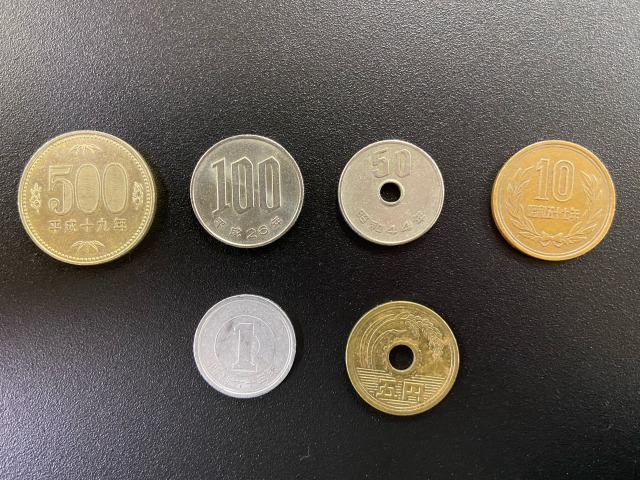
#> input picture coin1_640_480.png, 640 x 480 px
$ python coin_detection.py coin1_640_480.png out.png
#> lines starting #> are read from the running program, lines starting #| are printed output that depends on the picture; after the words box and inside, x2 and y2 are one past the last pixel; in counts of white or black regions, pixels touching at a corner belong together
import argparse
import math
import numpy as np
import statistics

import cv2


def binarize(src_img):
    gray = cv2.cvtColor(src_img, cv2.COLOR_BGR2GRAY)
    gaus = cv2.GaussianBlur(gray, (5, 5), 3)
    bin_img = cv2.adaptiveThreshold(
        gaus, 255, cv2.ADAPTIVE_THRESH_GAUSSIAN_C, cv2.THRESH_BINARY, 41, 2
    )
    return bin_img


def filter_object(bin_img, thresh_w, thresh_h, thresh_area):
    nlabels, labels_img, stats, centroids = cv2.connectedComponentsWithStats(
        bin_img.astype(np.uint8)
    )
    obj_stats_idx = np.where(
        (stats[1:, cv2.CC_STAT_WIDTH] > thresh_w[0])
        & (stats[1:, cv2.CC_STAT_WIDTH] < thresh_w[1])
        & (stats[1:, cv2.CC_STAT_HEIGHT] > thresh_h[0])
        & (stats[1:, cv2.CC_STAT_HEIGHT] < thresh_h[1])
        & (stats[1:, cv2.CC_STAT_AREA] > thresh_area[0])
        & (stats[1:, cv2.CC_STAT_AREA] < thresh_area[1])
    )
    return np.where(np.isin(labels_img - 1, obj_stats_idx), 255, 0).astype(np.uint8)


def find_circle_contours(contours, thresh_area):
    new_cnt = []
    for cnt in contours:
        area = cv2.contourArea(cnt)
        if thresh_area[0] > area or area > thresh_area[1]:
            continue
        (center_x, center_y), radius = cv2.minEnclosingCircle(cnt)
        circle_area = int(radius * radius * np.pi)
        if circle_area <= 0:
            continue
        area_diff = circle_area / area
        if 0.9 > area_diff or area_diff > 1.1:
            continue
        new_cnt.append(cnt)

    return new_cnt


def find_hole_contours(contours, hierarchy):
    hole_cnt = []
    for cnt_idx, cnt in enumerate(contours):
        for hier_idx, info in enumerate(hierarchy[0]):
            if info[3] != cnt_idx:
                continue
            hole_area = cv2.contourArea(contours[hier_idx])
            parent_area = cv2.contourArea(cnt)
            if hole_area < (parent_area * 0.03128) or hole_area > (
                parent_area * 0.05765
            ):
                continue
            (center_x, center_y), radius = cv2.minEnclosingCircle(contours[hier_idx])
            circle_area = int(radius * radius * np.pi)
            if circle_area <= 0:
                continue
            area_diff = circle_area / hole_area
            if 0.8 > area_diff or area_diff > 1.2:
                continue
            hole_cnt.append(contours[hier_idx])

    return hole_cnt


def _get_moments(cnt):
    M = cv2.moments(cnt)
    cx = int(M["m10"] / M["m00"])
    cy = int(M["m01"] / M["m00"])
    return (cx, cy)


def _isinclude_cnt(cnt_1, cnt_2):
    cntM_2 = _get_moments(cnt_2)
    flag = cv2.pointPolygonTest(cnt_1, cntM_2, False)
    if flag >= 0:
        return True
    else:
        return False


def extract_feature(src_img, coin_contours, hole_contours):
    if src_img.shape[2] != 3:
        return
    bgr_img = cv2.split(src_img)
    coins_color = []
    hole_features = []
    coins_area = []
    for i, cnt in enumerate(coin_contours):
        blank_img = np.zeros_like(bgr_img[0])
        coin_img = cv2.drawContours(blank_img, [cnt], -1, 255, -1)
        hole_flag = False
        for hcnt in hole_contours:
            if _isinclude_cnt(cnt, hcnt):
                coin_img = cv2.drawContours(coin_img, [hcnt], -1, 0, -1)
                hole_flag = True

        coin_pixels = np.where(coin_img == 255)

        blue = []
        green = []
        red = []
        for p in zip(coin_pixels[0], coin_pixels[1]):
            blue.append(bgr_img[0][p[0]][p[1]])
            green.append(bgr_img[1][p[0]][p[1]])
            red.append(bgr_img[2][p[0]][p[1]])

        coins_color.append([blue, green, red])
        hole_features.append(hole_flag)
        coins_area.append(math.ceil(cv2.contourArea(cnt)))

    return (coins_color, hole_features, coins_area)


def determine_coin_type(coins_color, hole_features):
    coin_type = []
    for (cc, hf) in zip(coins_color, hole_features):
        b_ave = math.ceil(np.average(cc[0]))
        g_ave = math.ceil(np.average(cc[1]))
        r_ave = math.ceil(np.average(cc[2]))
        b_mode = math.ceil(statistics.mode(cc[0]))
        g_mode = math.ceil(statistics.mode(cc[1]))
        r_mode = math.ceil(statistics.mode(cc[2]))
        rb_ave_diff = r_ave - b_ave
        rg_ave_diff = r_ave - g_ave
        gb_ave_diff = g_ave - b_ave
        rb_mode_diff = r_mode - b_mode
        rg_mode_diff = r_mode - g_mode
        gb_mode_diff = g_mode - b_mode

        guess_type = 0
        if hf is True:
            if (b_ave / r_ave) < 0.6 and (b_ave / r_ave) > 0.4:
                guess_type = 5
            else:
                guess_type = 50
        else:
            if (b_ave / r_ave) < 0.6 and (b_ave / r_ave) > 0.4:
                guess_type = 10
            elif (rb_ave_diff + rg_ave_diff + gb_ave_diff) < 50:
                guess_type = 1
            elif (rb_mode_diff + rg_mode_diff + gb_mode_diff) < 120 or (
                rg_mode_diff - gb_mode_diff
            ) > 70:
                guess_type = 100
            else:
                guess_type = 500

        coin_type.append(guess_type)

    return coin_type


def gamma_correction(src_img, gamma):
    table = (np.arange(256) / 255) ** gamma * 255
    table = np.clip(table, 0, 255).astype(np.uint8)
    return cv2.LUT(src_img, table)


def concat_tile(im_list_2d):
    return cv2.vconcat([cv2.hconcat(im_list_h) for im_list_h in im_list_2d])


def parse_args() -> tuple:
    parser = argparse.ArgumentParser()
    parser.add_argument("IN_IMG", help="Input file")
    parser.add_argument("OUT_IMG", help="Output file")
    args = parser.parse_args()

    return (args.IN_IMG, args.OUT_IMG)


def main() -> None:
    (in_img, out_img) = parse_args()
    src_img = cv2.imread(in_img)
#> src_img is the input picture: shape (480, 640, 3); mean B, G, R 85.7, 94.7, 101.6
    if src_img is None:
        return
    height, width = src_img.shape[:2]
#> height = 480; width = 640
    if (height != 480) or (width != 640):
        src_img = cv2.resize(src_img, (640, 480))
        height, width = src_img.shape[:2]

    bin_img = binarize(src_img)
#> in binarize, `bin_img = cv2.adaptiveThreshold( gaus, 255, cv2.ADAPTIVE_THRESH_GAUSSI..`:
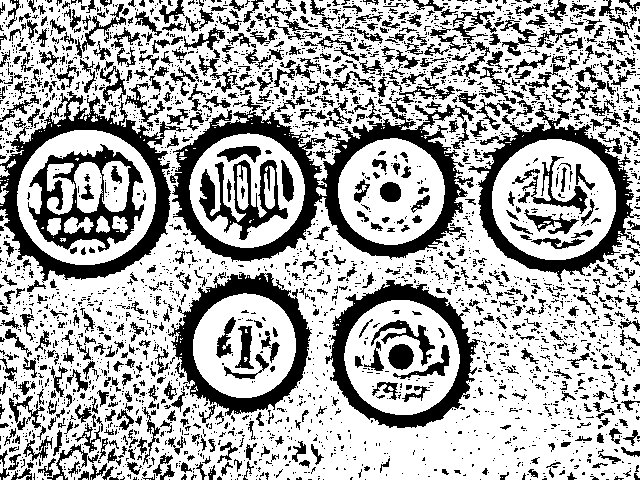
#> bin_img: shape (480, 640); 67% white; 3170 black regions (2508 under 20 px), largest, box (x1, y1, x2, y2) and area: (170, 104, 474, 262) 12620, (0, 91, 187, 283) 7647, (468, 102, 640, 282) 6251

    max_area = math.ceil((width * height) / 2)
#> max_area = 153600
    min_area = math.ceil((width * height) / 100)
#> min_area = 3072
    bin_img = filter_object(
        bin_img, (0, (width / 1.5)), (0, (height / 1.5)), (min_area, max_area)
    )
#> in filter_object, `nlabels, labels_img, stats, centroids = cv2.connectedComponentsWithSta..`:
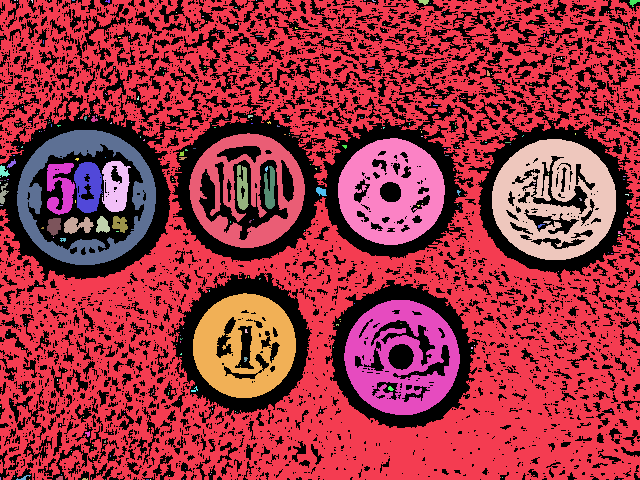
#> labels_img: shape (480, 640) int32; 373 distinct labels, from 0 to 372; one colour per label, 0 black
#> in filter_object, `nlabels, labels_img, stats, centroids = cv2.connectedComponentsWithSta..`: nlabels = 373; stats = 373 rows, first 6: [0, 0, 640, 480, 101269], [0, 0, 640, 480, 155686], [14, 0, 2, 1, 2], [17, 0, 1, 1, 1], [31, 0, 2, 3, 4], [49, 0, 1, 1, 1]; centroids = 373 pairs, first value 0 to 639, second value 0 to 479
#> in filter_object, `obj_stats_idx = np.where( (stats[1:, cv2.CC_STAT_WIDTH] > thresh_w[0])..`: obj_stats_idx = ([170, 173, 186, 187, 275, 276],)
#> in filter_object, `return np.where(np.isin(labels_img - 1, obj_stats_idx), 255, 0).astype..`: returned value: shape (480, 640); 14.5% white; 6 white regions, box (x1, y1, x2, y2) and area: (492, 139, 616, 260) 9366, (344, 300, 460, 415) 7873, (338, 138, 445, 245) 7572, (193, 293, 296, 398) 7083, (17, 130, 156, 265) 6274, (189, 133, 305, 248) 6247
    bin_img = cv2.morphologyEx(
        bin_img,
        cv2.MORPH_CLOSE,
        cv2.getStructuringElement(cv2.MORPH_ELLIPSE, (3, 3)),
        iterations=4,
    )
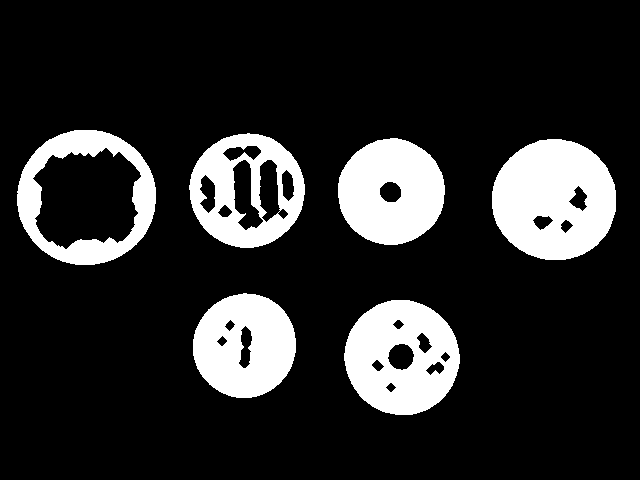
#> bin_img: shape (480, 640); 16.6% white; 6 white regions

    contours, hierarchy = cv2.findContours(
        bin_img, cv2.RETR_TREE, cv2.CHAIN_APPROX_SIMPLE
    )
#> contours = 28 contours; largest, box (x1, y1, x2, y2) and area: (17, 130, 156, 265) 14627, (492, 139, 616, 260) 11686, (344, 300, 460, 415) 10218, (189, 133, 305, 248) 10156, (338, 138, 445, 245) 8769
    coin_contours = find_circle_contours(contours, (min_area, max_area))
#> the loop in find_circle_contours, `for cnt in contours:` made 28 passes
#> area on passes 2, 3, 4, 5, 6, 7, 8, 10, 11, 12, 14, 15: 60, 150.5, 88.5, 60, 541.5, 188, 70, 65.5, 389, 69, 105, 193
#> after the loop in find_circle_contours, `for cnt in contours:`: new_cnt = 6 contours; box (x1, y1, x2, y2) and area: (17, 130, 156, 265) 14627, (492, 139, 616, 260) 11686, (344, 300, 460, 415) 10218, (189, 133, 305, 248) 10156, (338, 138, 445, 245) 8769, (193, 293, 296, 398) 8314
#> coin_contours has the same summary as new_cnt in find_circle_contours
    hole_contours = find_hole_contours(contours, hierarchy)
#> the loop in find_hole_contours, `for cnt_idx, cnt in enumerate(contours):` made 28 passes
#> after the loop in find_hole_contours, `for cnt_idx, cnt in enumerate(contours):`: hole_cnt = 2 contours; box (x1, y1, x2, y2) and area: (387, 343, 415, 371) 542, (379, 181, 402, 203) 364
#> hole_contours has the same summary as hole_cnt in find_hole_contours

    # src_img = gamma_correction(src_img.copy(), 1.1)
    (coins_color, hole_features, coins_area) = extract_feature(
        src_img, coin_contours, hole_contours
    )
#> the loop in extract_feature, `for i, cnt in enumerate(coin_contours):` made 6 passes
#> pass 1, in extract_feature, `coin_img = cv2.drawContours(blank_img, [cnt], -1, 255, -1)`:
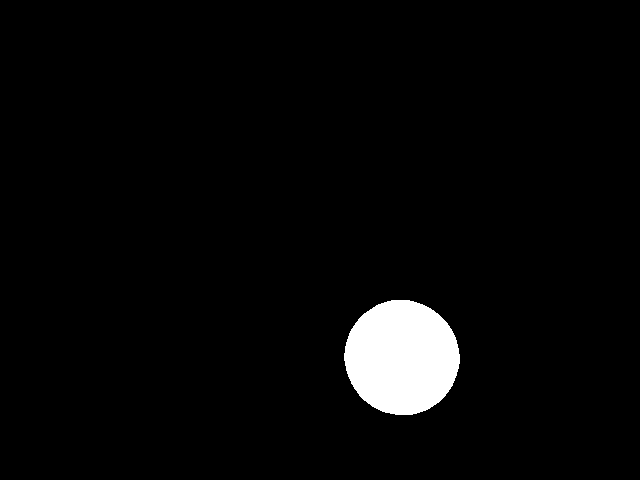
#> coin_img: shape (480, 640); 3.4% white; 1 white region, box (x1, y1, x2, y2) and area: (344, 300, 460, 415) 10380
#> after the loop in extract_feature, `for i, cnt in enumerate(coin_contours):`:
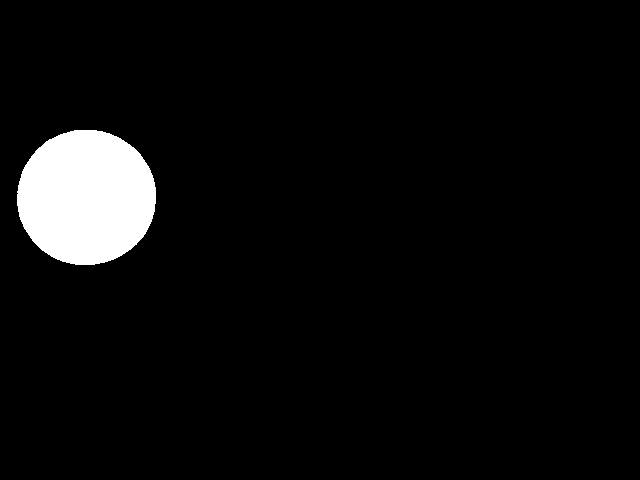
#> blank_img: shape (480, 640); 4.8% white; 1 white region, box (x1, y1, x2, y2) and area: (17, 130, 156, 265) 14822
#> after the loop in extract_feature, `for i, cnt in enumerate(coin_contours):`: coins_area = [10218, 8315, 11687, 8769, 10156, 14627]; coins_color = 6 items; hole_features = [True, False, False, True, False, False]
#> coins_color = 6 items; hole_features = [True, False, False, True, False, False]; coins_area = [10218, 8315, 11687, 8769, 10156, 14627]
    coin_type = determine_coin_type(coins_color, hole_features)
#> the loop in determine_coin_type, `for (cc, hf) in zip(coins_color, hole_features):` made 6 passes
#> (hf, b_ave, g_ave, r_ave, b_mode, g_mode, r_mode, rb_ave_diff) on passes 1 to 6: (True, 89, 145, 170, 80, 137, 160, 81), (False, 196, 195, 199, 192, 191, 191, 3), (False, 107, 178, 219, 102, 174, 220, 112), (True, 154, 181, 197, 152, 181, 201, 43), (False, 131, 151, 159, 111, 141, 142, 28), (False, 129, 179, 202, 131, 178, 191, 73)
#> after the loop in determine_coin_type, `for (cc, hf) in zip(coins_color, hole_features):`: coin_type = [5, 1, 10, 50, 100, 500]
#> coin_type = [5, 1, 10, 50, 100, 500]

    dst_img = src_img.copy()
    for cnt in hole_contours:
        cv2.drawContours(dst_img, [cnt], -1, (255, 0, 0), 2)
#> this loop made 2 passes
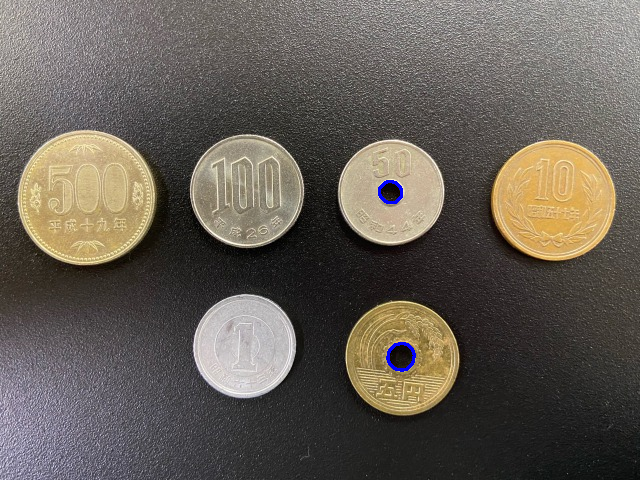
#> dst_img: shape (480, 640, 3); 0.17% of pixels changed, all inside (x1, y1, x2, y2) = (378, 180, 416, 372)
    for (cnt, type) in zip(coin_contours, coin_type):
        cv2.drawContours(dst_img, [cnt], -1, (0, 0, 255), 2)
        cv2.putText(
            dst_img,
            str(type),
            _get_moments(cnt),
            cv2.FONT_HERSHEY_PLAIN,
            2,
            (0, 0, 255),
            2,
            cv2.LINE_AA,
        )
#> this loop made 6 passes
#> (type, cx in _get_moments, cy in _get_moments) on passes 1 to 6: (5, 401, 357), (1, 244, 345), (10, 553, 199), (50, 390, 191), (100, 246, 190), (500, 85, 196)
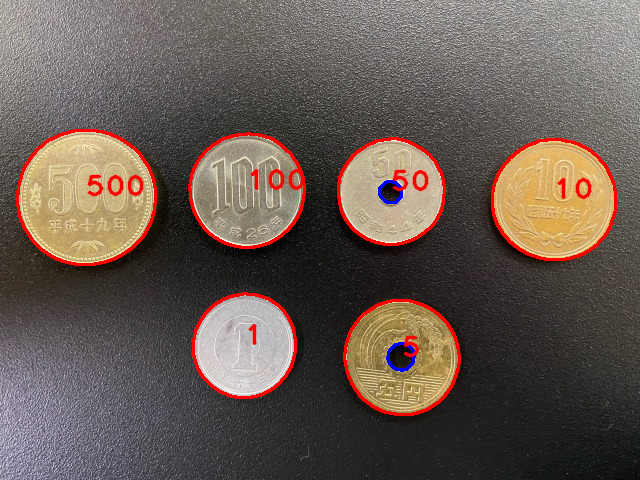
#> dst_img: shape (480, 640, 3); 3.25% of pixels changed, all inside (x1, y1, x2, y2) = (16, 129, 617, 416)
    cv2.namedWindow("output", cv2.WINDOW_NORMAL)
    cv2.imshow("output", dst_img)
    cv2.waitKey(0)
    cv2.destroyAllWindows()


if __name__ == "__main__":
    main()
